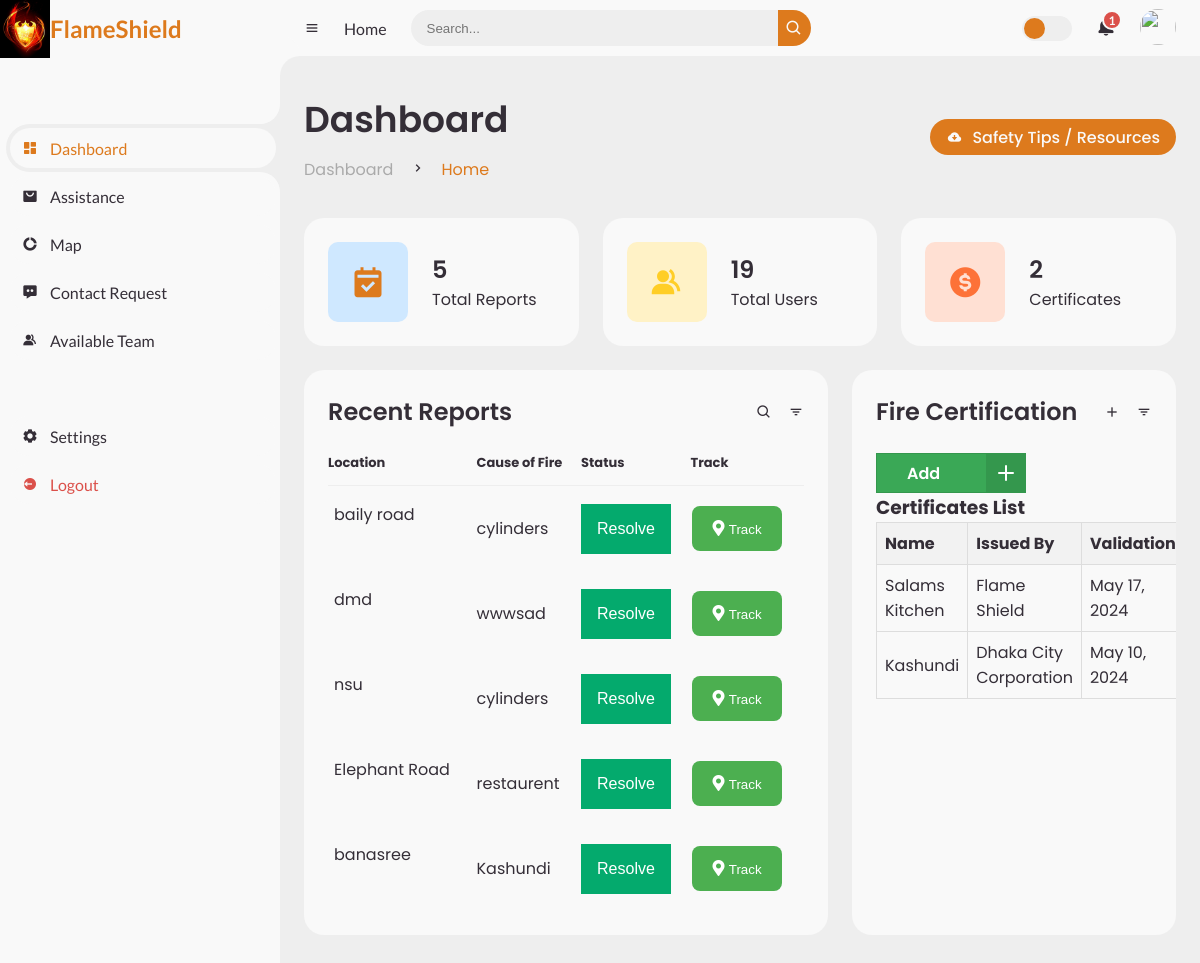
Before: /dashboard/ with the older database file.
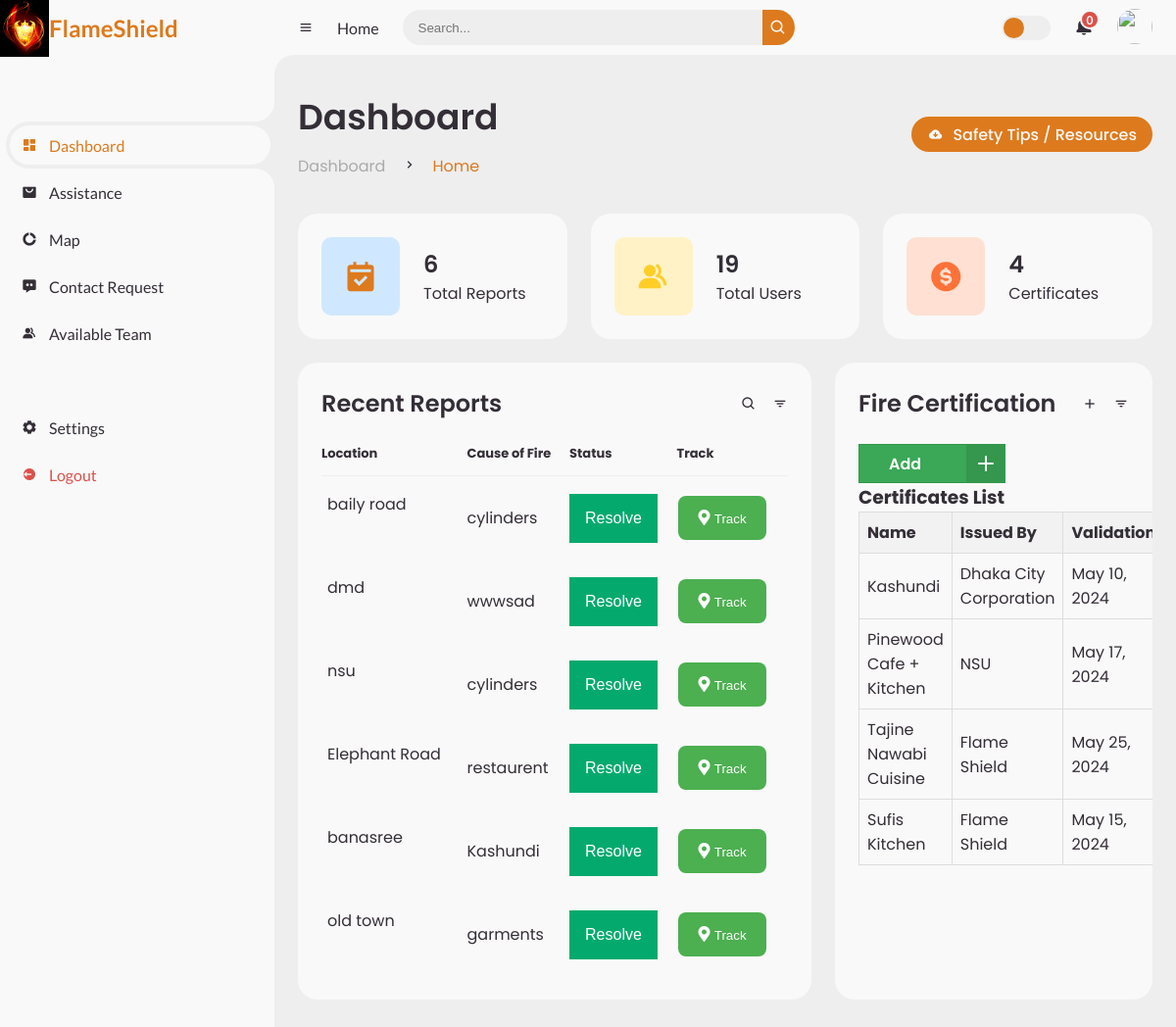
After: the same page with the newer database file.
### app1/models.py (models this page shows)
class report(models.Model) :
    location = models.CharField(max_length=50)
    cause = models.CharField(max_length=50)
    damage = models.CharField(max_length=50)
    comments = models.TextField()
    latitude = models.FloatField()
    longitude = models.FloatField()

class addRestaurentModel(models.Model) :
    commpanyName = models.CharField(max_length=50)
    issuedBy = models.CharField(max_length=50)
    expiryDate = models.DateField()
    message = models.TextField()

### app1/views.py (the view)
# urls.py: path('dashboard/', views.dashboardView, name= 'dashboardView'),
def dashboardView(request):
    reports = report.objects.filter()
    report_count= len(reports)
    all_users = User.objects.all()
    user_count = len(all_users)
    all_certificates = addRestaurentModel.objects.filter()
    certificates_count = len(all_certificates)
    restaurents = addRestaurentModel.objects.filter()
    notification = contactUsModel.objects.filter()
    notification_count = len(notification)
    availableTeam = team.objects.filter()
    args = {
        "reports": reports,
        "report_count":report_count,
        "user_count":user_count,
        "certificates_count":certificates_count,
        "restaurents":restaurents,
        "notification_count":notification_count,
        "availableTeam":availableTeam
    }
    return render(request, 'adminDashboard.html', args)

### templates/adminDashboard.html (shortened to what the changed rows need)
{% load static %}
<!DOCTYPE html>
<html lang="en">
<head>
	<link href='https://unpkg.com/boxicons@2.0.9/css/boxicons.min.css' rel='stylesheet'>
	<link rel="stylesheet" href="https://cdnjs.cloudflare.com/ajax/libs/font-awesome/5.15.4/css/all.min.css">
	<link rel="stylesheet" href="{% static 'style.css' %}">
</head>
<body>
	<section id="content">
		<nav>
			<a href="/displayContact/" class="notification">
				<span class="num">{{notification_count}}</span>
			</a>
		</nav>
		<main>
			<div class="head-title">
				<div class="left">
					<h1>Dashboard</h1>
				</div>
			</div>
			<ul class="box-info">
				<li>
					<span class="text">
						<h3>{{report_count}}</h3>
						<p>Total Reports</p>
					</span>
				</li>
				<li>
					<span class="text">
						<h3>{{certificates_count}}</h3>
						<p>Certificates</p>
					</span>
				</li>
			</ul>
			<div class="table-data">
				<div class="order">
					<table>
						<thead>
							<tr>
								<th>Location</th>
								<th>Cause of Fire</th>
								<th>Status</th>
								<th>Track</th>
							</tr>
						</thead>
						<tbody>
						{% for i in reports %}
							<tr>
								<td>
									<p>{{i.location}}</p>
								</td>
								<td>{{i.cause}}</td>
								<td>
									<div class="dropdown">
										<button class="dropbtn">Resolve</button>
									</div>
								</td>
								<form action ="{% url 'map' i.id %}" method="POST">
									<td>
										<span class="track-button">
										  <i class="fas fa-map-marker-alt icon"></i>
										  <input type="submit" name="track" value="Track" style="background-color: transparent; border: none; color: inherit; cursor: inherit;">
										</span>
									  </td>
							</form>
							</tr>
						{% endfor %}
						</tbody>
					</table>
				</div>
				<div class="todo">
					  <table class="restaurant-table">
						<thead>
							<tr>
								<th>Name</th>
								<th>Issued By</th>
								<th>Validation</th>
							</tr>
						</thead>
						<tbody>
							{% for restaurant in restaurents %}
							<tr>
								<td>{{ restaurant.commpanyName }}</td>
								<td>{{ restaurant.issuedBy }}</td>
								<td>{{ restaurant.expiryDate }}</td>
							</tr>
							{% endfor %}
						</tbody>
					</table>
				</div>
			</div>
		</main>
	</section>
</body>
</html>

Changed rows visible on the page:
removed addRestaurentModel: commpanyName "Salams Kitchen", issuedBy "Flame Shield", expiryDate "May 17, 2024"
added report: location "old town", cause "garments"
added addRestaurentModel: commpanyName "Pinewood Cafe + Kitchen", issuedBy "NSU", expiryDate "May 17, 2024"
added addRestaurentModel: commpanyName "Tajine Nawabi Cuisine", issuedBy "Flame Shield", expiryDate "May 25, 2024"
added addRestaurentModel: commpanyName "Sufis Kitchen", issuedBy "Flame Shield", expiryDate "May 15, 2024"
Other visible differences:
{{ notification_count }}: "1" → "0"
{{ report_count }}: "5" → "6"
{{ certificates_count }}: "2" → "4"
